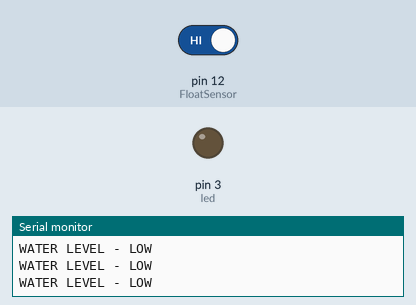
Bench run of a sketch on a simulated Arduino Uno, built with avr-gcc and run on an emulated ATmega328P. On the bench: output pins drawn as LEDs (lit = HIGH), the last lines printed to the serial monitor. The inputs (shaded band) are chosen by the test bench; at power-on: pin 12 (FloatSensor) HIGH.

Above: at 2.8 s.
2.9 s: pin 12 (FloatSensor) driven LOW
At 4.2 s:
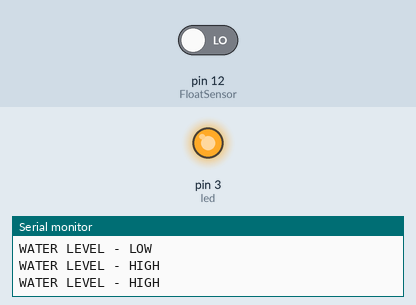
4.5 s: pin 12 (FloatSensor) driven HIGH
At 5.8 s:
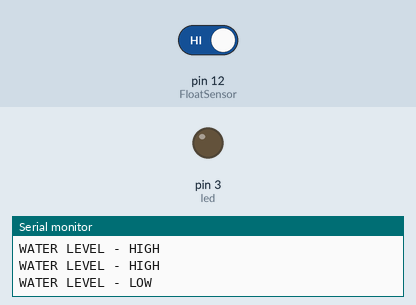
Timing chart, 0 to 7.5 s (numbered marks = the images above; inputs shaded):
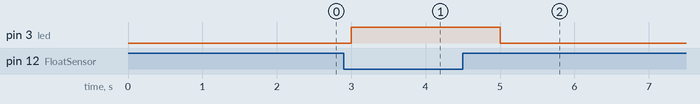

The sketch:

float_sens.ino
```cpp
int FloatSensor=12;
int led=3;
int buttonState = 1; //reads pushbutton status

void setup()
{
Serial.begin(9600);
pinMode(FloatSensor, INPUT_PULLUP); //Arduino Internal Resistor 10K
pinMode (led, OUTPUT);
}
void loop()
{
buttonState = digitalRead(FloatSensor);
  if (!(buttonState == HIGH) )
  {
    digitalWrite(led, HIGH);
    Serial.println( "WATER LEVEL - HIGH");
  }
  else
  {
    digitalWrite(led, LOW);
    Serial.println( "WATER LEVEL - LOW" );
  }
delay(1000);
}
```

Measured:
- after the input at 2.9 s, pin 3 (led): LOW → HIGH after 0.10 s
- after the input at 4.5 s, pin 3 (led): HIGH → LOW after 0.50 s
